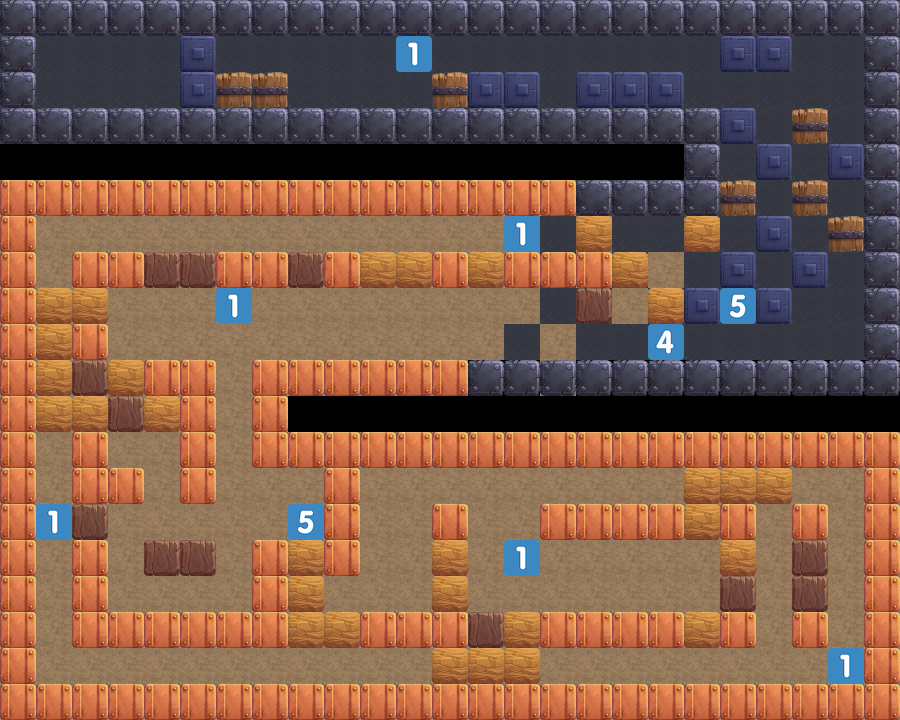

Below is a game level as drawn by its tile map, then a one-line description and the .tmx file that defines it, in full:
An orthogonal 25x20 tile map with 36x36 px tiles, 2 tile layers (tile-ground, tile-entities), 2 tilesets.

<map version="1.2" tiledversion="1.2.0" orientation="orthogonal" renderorder="right-down" width="25" height="20" tilewidth="36" tileheight="36" infinite="0" nextlayerid="25" nextobjectid="7">
 <tileset firstgid="1" name="objectsTileset" tilewidth="36" tileheight="36" tilecount="28" columns="28">
  <image source="../objectsTileset.png" width="1008" height="36" />
  <tile id="0">
   <properties>
    <property name="BRICK" value="0" />
   </properties>
  </tile>
  <tile id="1">
   <properties>
    <property name="BRICK" value="0" />
   </properties>
  </tile>
  <tile id="2">
   <properties>
    <property name="BRICK" value="0" />
   </properties>
  </tile>
  <tile id="3">
   <properties>
    <property name="BRICK" value="0" />
   </properties>
  </tile>
  <tile id="4">
   <properties>
    <property name="BRICK" value="0" />
   </properties>
  </tile>
  <tile id="5">
   <properties>
    <property name="BRICK" value="0" />
   </properties>
  </tile>
  <tile id="6">
   <properties>
    <property name="BRICK" value="0" />
   </properties>
  </tile>
  <tile id="7">
   <properties>
    <property name="BRICK" value="0" />
   </properties>
  </tile>
  <tile id="15">
   <properties>
    <property name="WALL" value="1" />
   </properties>
  </tile>
  <tile id="16">
   <properties>
    <property name="WALL" value="1" />
   </properties>
  </tile>
  <tile id="17">
   <properties>
    <property name="WALL" value="1" />
   </properties>
  </tile>
  <tile id="18">
   <properties>
    <property name="WALL" value="1" />
   </properties>
  </tile>
  <tile id="19">
   <properties>
    <property name="WALL" value="1" />
   </properties>
  </tile>
  <tile id="20">
   <properties>
    <property name="WALL" value="1" />
   </properties>
  </tile>
  <tile id="21">
   <properties>
    <property name="WALL" value="1" />
   </properties>
  </tile>
  <tile id="22">
   <properties>
    <property name="WALL" value="1" />
   </properties>
  </tile>
  <tile id="23">
   <properties>
    <property name="WOOD" value="2" />
   </properties>
  </tile>
  <tile id="24">
   <properties>
    <property name="WOOD" value="2" />
   </properties>
  </tile>
  <tile id="25">
   <properties>
    <property name="WOOD" value="2" />
   </properties>
  </tile>
  <tile id="26">
   <properties>
    <property name="WOOD" value="2" />
   </properties>
  </tile>
  <tile id="27">
   <properties>
    <property name="WOOD" value="2" />
   </properties>
  </tile>
 </tileset>
 <tileset firstgid="29" source="../enemytile.tsx" />
 <layer id="23" name="tile-ground" width="25" height="20">
  <data encoding="csv">
14,14,14,14,14,14,14,14,14,14,14,14,14,14,14,14,14,14,14,14,14,14,14,14,14,
14,14,14,14,14,14,14,14,14,14,14,14,14,14,14,14,14,14,14,14,14,14,14,14,14,
14,14,14,14,14,14,14,14,14,14,14,14,14,14,14,14,14,14,14,14,14,14,14,14,14,
14,14,14,14,14,14,14,14,14,14,14,14,14,14,14,14,14,14,14,14,14,14,14,14,14,
0,0,0,0,0,0,0,0,0,0,0,0,0,0,0,0,0,0,0,14,14,14,14,14,14,
15,15,15,15,15,15,15,15,15,15,15,15,15,15,15,15,14,14,14,14,14,14,14,14,14,
15,15,15,15,15,15,15,15,15,15,15,15,15,15,15,14,15,14,14,14,14,14,14,14,14,
15,15,15,15,15,15,15,15,15,15,15,15,15,15,15,14,15,14,15,14,14,14,14,14,14,
15,15,15,15,15,15,15,15,15,15,15,15,15,15,15,14,14,15,14,14,14,14,14,14,14,
15,15,15,15,15,15,15,15,15,15,15,15,15,15,14,15,14,14,14,14,14,14,14,14,14,
15,15,15,15,15,15,15,15,15,15,15,15,15,0,0,15,0,0,0,0,0,0,0,0,0,
15,15,15,15,15,15,15,15,0,0,0,0,0,0,0,0,0,0,0,0,0,0,0,0,0,
15,15,15,15,15,15,15,15,15,15,15,15,15,15,15,15,15,15,15,15,15,15,15,15,15,
15,15,15,15,15,15,15,15,15,15,15,15,15,15,15,15,15,15,15,15,15,15,15,15,15,
15,15,15,15,15,15,15,15,15,15,15,15,15,15,15,15,15,15,15,15,15,15,15,15,15,
15,15,15,15,15,15,15,15,15,15,15,15,15,15,15,15,15,15,15,15,15,15,15,15,15,
15,15,15,15,15,15,15,15,15,15,15,15,15,15,15,15,15,15,15,15,15,15,15,15,15,
15,15,15,15,15,15,15,15,15,15,15,15,15,15,15,15,15,15,15,15,15,15,15,15,15,
15,15,15,15,15,15,15,15,15,15,15,15,15,15,15,15,15,15,15,15,15,15,15,15,15,
15,15,15,15,15,15,15,15,15,15,15,15,15,15,15,15,15,15,15,15,15,15,15,15,15
</data>
 </layer>
 <layer id="24" name="tile-entities" width="25" height="20">
  <data encoding="csv">
16,16,16,16,16,16,16,16,16,16,16,16,16,16,16,16,16,16,16,16,16,16,16,16,16,
16,0,0,0,0,3,0,0,0,0,0,33,0,0,0,0,0,0,0,0,3,3,0,0,16,
16,0,0,0,0,3,27,27,0,0,0,0,27,3,3,0,3,3,3,0,0,0,0,0,16,
16,16,16,16,16,16,16,16,16,16,16,16,16,16,16,16,16,16,16,16,3,0,27,0,16,
0,0,0,0,0,0,0,0,0,0,0,0,0,0,0,0,0,0,0,16,0,3,0,3,16,
17,17,17,17,17,17,17,17,17,17,17,17,17,17,17,17,16,16,16,16,27,0,27,0,16,
17,0,0,0,0,0,0,0,0,0,0,0,0,0,33,0,5,0,0,5,0,3,0,27,16,
17,0,17,17,28,28,17,17,28,17,5,5,17,5,17,17,17,5,0,0,3,0,3,0,16,
17,5,5,0,0,0,33,0,0,0,0,0,0,0,0,0,28,0,5,3,30,3,0,0,16,
17,5,17,0,0,0,0,0,0,0,0,0,0,0,0,0,0,0,31,0,0,0,0,0,16,
17,5,28,5,17,17,0,17,17,17,17,17,17,16,16,16,16,16,16,16,16,16,16,16,16,
17,5,5,28,5,17,0,17,0,0,0,0,0,0,0,0,0,0,0,0,0,0,0,0,0,
17,0,17,0,0,17,0,17,17,17,17,17,17,17,17,17,17,17,17,17,17,17,17,17,17,
17,0,17,17,0,17,0,0,0,17,0,0,0,0,0,0,0,0,0,5,5,5,0,0,17,
17,33,28,0,0,0,0,0,30,17,0,0,17,0,0,17,17,17,17,5,17,0,17,0,17,
17,0,17,0,28,28,0,17,5,17,0,0,5,0,33,0,0,0,0,0,5,0,28,0,17,
17,0,17,0,0,0,0,17,5,0,0,0,5,0,0,0,0,0,0,0,28,0,28,0,17,
17,0,17,17,17,17,17,17,5,5,17,17,17,28,5,17,17,17,17,5,17,0,17,0,17,
17,0,0,0,0,0,0,0,0,0,0,0,5,5,5,0,0,0,0,0,0,0,0,33,17,
17,17,17,17,17,17,17,17,17,17,17,17,17,17,17,17,17,17,17,17,17,17,17,17,17
</data>
 </layer>
 <objectgroup id="9" name="collision-layer" />
</map>